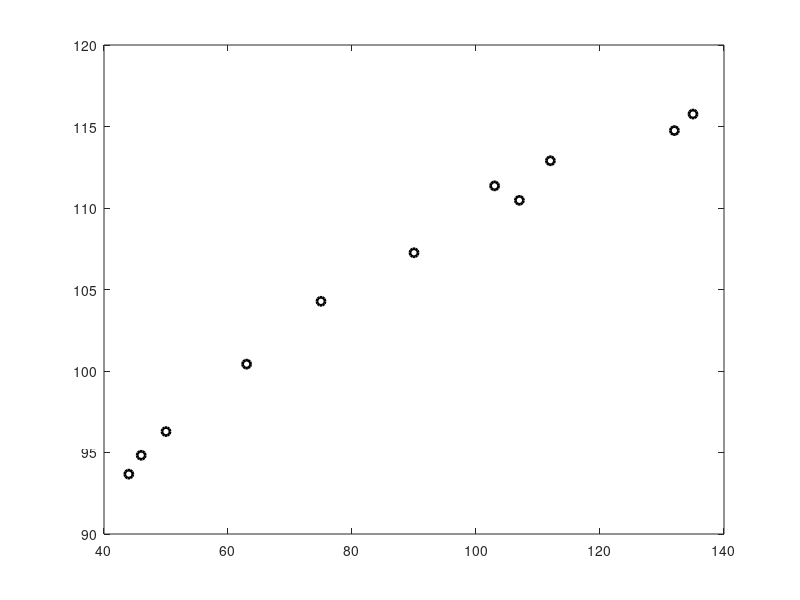

This chart was generated by the following MATLAB code:
% q6

clear all
close all
load systolic.mat

plot(w, p, 'ok','linewidth',2)

len = length(w);
A = [ones(len,1), log(w)];

xbar = inv(A'*A)*A'*p;

b0 = xbar(1); b1 = xbar(2);

pred = b0 + b1*log(85);

% estimated systolic blood pressure is 106.6501 mmHg


